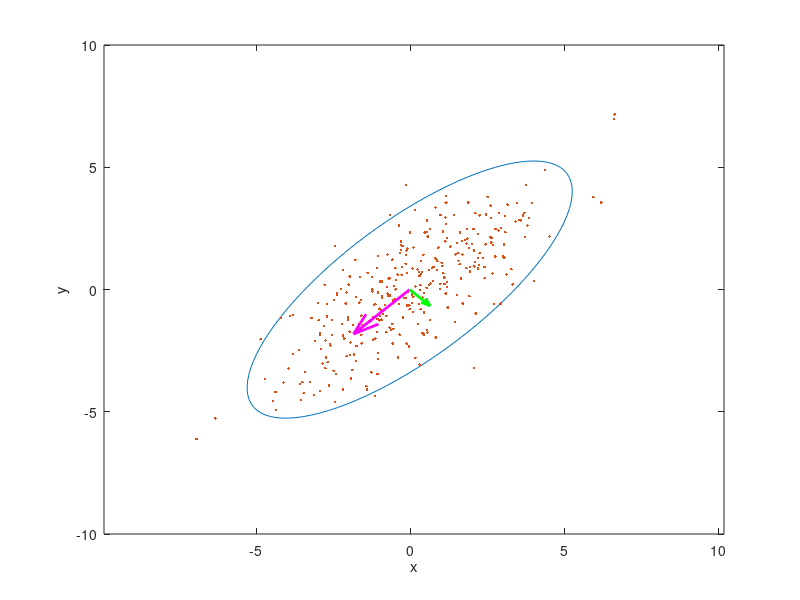

This chart was generated by the following MATLAB code:
clear all;
close all;

% Create some random data
s = [2 2];
x = randn(334,1);
y1 = normrnd(s(1).*x,1);
y2 = normrnd(s(2).*x,1);
data = [y1 y2];

% Calculate the eigenvectors and eigenvalues
covariance = cov(data);
[eigenvec, eigenval ] = eig(covariance);

% Get the index of the largest eigenvector
[largest_eigenvec_ind_c, r] = find(eigenval == max(max(eigenval)));
largest_eigenvec = eigenvec(:, largest_eigenvec_ind_c);

% Get the largest eigenvalue
largest_eigenval = max(max(eigenval));

% Get the smallest eigenvector and eigenvalue
if(largest_eigenvec_ind_c == 1)
    smallest_eigenval = max(eigenval(:,2))
    smallest_eigenvec = eigenvec(:,2);
else
    smallest_eigenval = max(eigenval(:,1))
    smallest_eigenvec = eigenvec(1,:);
end

% Calculate the angle between the x-axis and the largest eigenvector
angle = atan2(largest_eigenvec(2), largest_eigenvec(1));

% This angle is between -pi and pi.
% Let's shift it such that the angle is between 0 and 2pi
if(angle < 0)
    angle = angle + 2*pi;
end

% Get the coordinates of the data mean
avg = mean(data);

% Get the 95% confidence interval error ellipse
chisquare_val = 2.4477;
theta_grid = linspace(0, 2*pi);
phi = angle;
X0=avg(1);
Y0=avg(2);
a=chisquare_val*sqrt(largest_eigenval);
b=chisquare_val*sqrt(smallest_eigenval);

% the ellipse in x and y coordinates 
ellipse_x_r  = a*cos( theta_grid );
ellipse_y_r  = b*sin( theta_grid );

%Define a rotation matrix
R = [ cos(phi) sin(phi); -sin(phi) cos(phi) ];

%let's rotate the ellipse to some angle phi
r_ellipse = [ellipse_x_r;ellipse_y_r]' * R;

% Draw the error ellipse
plot(r_ellipse(:,1) + X0,r_ellipse(:,2) + Y0,'-')
hold on;

% Plot the original data
plot(data(:,1), data(:,2), '.');
mindata = min(min(data));
maxdata = max(max(data));
xlim([mindata-3, maxdata+3]);
xlim([mindata-3, maxdata+3]);
hold on;

% Plot the eigenvectors
quiver(X0, Y0, largest_eigenvec(1)*sqrt(largest_eigenval), largest_eigenvec(2)*sqrt(largest_eigenval), '-m', 'LineWidth',2);
quiver(X0, Y0, smallest_eigenvec(1)*sqrt(smallest_eigenval), smallest_eigenvec(2)*sqrt(smallest_eigenval), '-g', 'LineWidth',2);
hold on;

% Set the axis labels
hXLabel = xlabel('x');
hYLabel = ylabel('y');
